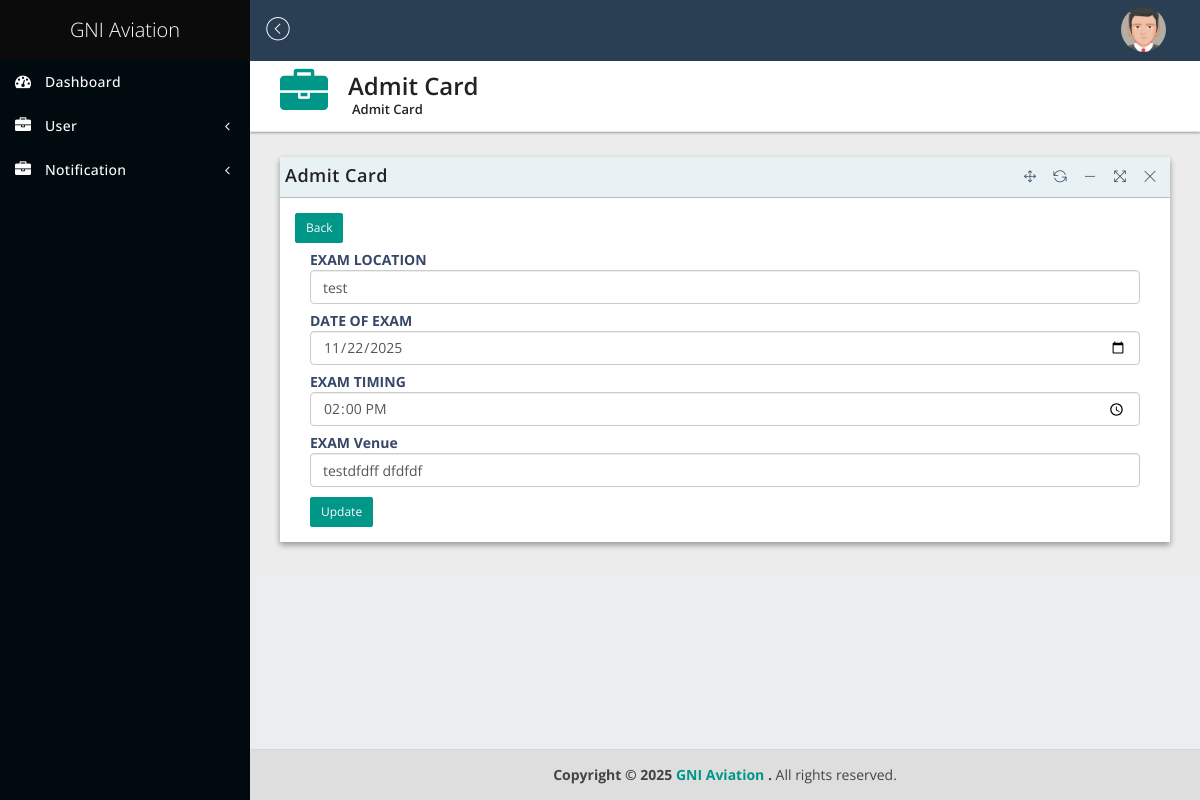
Screenshot of /admin/admit-card.php?uid=1 with the database file from the repository.
### tables this page shows
CREATE TABLE `register` (
  `id` int NOT NULL,
  `registration_number` varchar(250) DEFAULT NULL,
  `first_name` varchar(250) DEFAULT NULL,
  `last_name` varchar(250) DEFAULT NULL,
  `email` varchar(250) DEFAULT NULL,
  `phone` varchar(250) DEFAULT NULL,
  `dob` date DEFAULT NULL,
  `language` varchar(250) DEFAULT NULL,
  `apply_for` varchar(250) DEFAULT NULL,
  `status` varchar(250) DEFAULT NULL,
  `password` varchar(250) DEFAULT NULL,
  `exam_location` varchar(250) DEFAULT NULL,
  `doe` date DEFAULT NULL,
  `exam_time` time DEFAULT NULL,
  `exam_venue` varchar(250) DEFAULT NULL,
  `date` timestamp NOT NULL DEFAULT CURRENT_TIMESTAMP
);

### admin/admit-card.php (the view, shortened to what this page needs)
<!DOCTYPE html>
<html lang="en">
<head>
      <link href="assets/plugins/jquery-ui-1.12.1/jquery-ui.min.css" rel="stylesheet" type="text/css"/>
      <link href="assets/bootstrap/css/bootstrap.min.css" rel="stylesheet" type="text/css"/>
      <link href="assets/plugins/lobipanel/lobipanel.min.css" rel="stylesheet" type="text/css"/>
      <link href="assets/plugins/pace/flash.css" rel="stylesheet" type="text/css"/>
      <link href="assets/font-awesome/css/font-awesome.min.css" rel="stylesheet" type="text/css"/>
      <link href="assets/pe-icon-7-stroke/css/pe-icon-7-stroke.css" rel="stylesheet" type="text/css"/>
      <link href="assets/themify-icons/themify-icons.css" rel="stylesheet" type="text/css"/>
      <link href="assets/plugins/emojionearea/emojionearea.min.css" rel="stylesheet" type="text/css"/>
      <link href="assets/plugins/monthly/monthly.css" rel="stylesheet" type="text/css"/>
      <link href="assets/dist/css/stylecrm.css" rel="stylesheet" type="text/css"/>
   </head>
   <body class="hold-transition sidebar-mini">
      <div class="wrapper">
       <?php
       include ('include/header.php');
       ?>
       <?php
       include ('include/side-menu.php');
       ?>
         <div class="content-wrapper">
            <section class="content-header">
               <div class="header-icon">
                  <i class="fa fa-briefcase"></i>
               </div>
               <div class="header-title">
                  <h1>Admit Card </h1>
                  <small>Admit Card </small>
               </div>
            </section>
<?php
$uid = $_GET['uid'];
$slectdataexam = "SELECT * FROM `register` WHERE `id`='$uid'";
$querydataexam = mysqli_query($link,$slectdataexam);
$showdataexam = mysqli_fetch_assoc($querydataexam);
?>
            <section class="content">
               <div class="row">
                  <div class="col-sm-12">
                     <div class="panel panel-bd lobidrag">
                        <div class="panel-heading">
                           <div class="btn-group" id="buttonexport">
                              <a href="#">
                                 <h4> Admit Card </h4>
                              </a>
                           </div>
                        </div>
                        <div class="panel-body">
                            <a href="user-list.php"  class="btn btn-add btn-sm">Back  </a>
                           <div class="table-responsive">
                              <form class="form-horizontal" method="POST" enctype="multipart/form-data">
                                    <fieldset>
                                       <div class="col-md-12 form-group">
                                          <label class="control-label">EXAM LOCATION</label>
                                          <input type="text" name="exam_location" value="<?= $showdataexam['exam_location'];?>"  placeholder="Enter Exam Location" class="form-control">
                                       </div>
                                       <div class="col-md-12 form-group">
                                          <label class="control-label">DATE OF EXAM</label>
                                          <input type="date" name="doe" value="<?= $showdataexam['doe'];?>" placeholder="Enter Date Of Exam" class="form-control">
                                       </div>
                                        <div class="col-md-12 form-group">
                                          <label class="control-label">EXAM TIMING</label>
                                          <input type="time" name="exam_time" value="<?= $showdataexam['exam_time'];?>"  placeholder="Enter Exam Timing" class="form-control">
                                       </div>
                                        <div class="col-md-12 form-group">
                                          <label class="control-label">EXAM Venue</label>
                                          <input type="text" name="exam_venue" value="<?= $showdataexam['exam_venue'];?>" placeholder="Enter Exam Venue" class="form-control">
                                       </div>
                                       <div class="col-md-12 form-group user-form-group " style="margin-top:10px !important;">
                                          <div class="pull-left">
                                             <button type="submit" name="updateadmit" class="btn btn-add btn-sm">Update  </button>
                                          </div>
                                       </div>
                                    </fieldset>
                                 </form>
                           </div>
                        </div>
                     </div>
                  </div>
               </div>
            </section>
         </div>
      <?php
      include ('include/footer.php');
      ?>

### rows the page displays
register: exam_location "test", doe "11/22/2025", exam_time "14:00:00", exam_venue "testdfdff dfdfdf"
